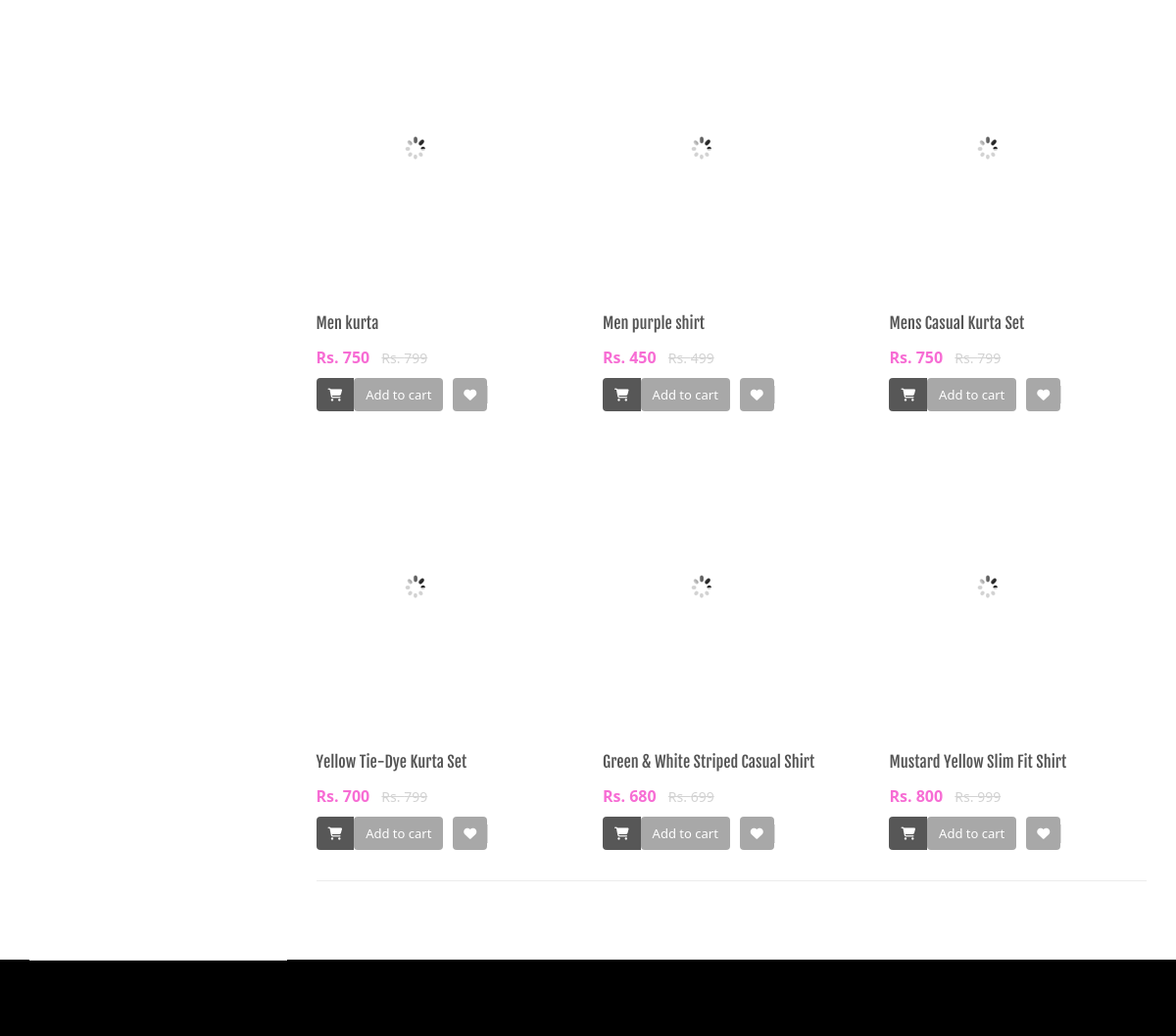
The page /shopping/sub-category.php?scid=28 (middle part) on the database as committed earlier.
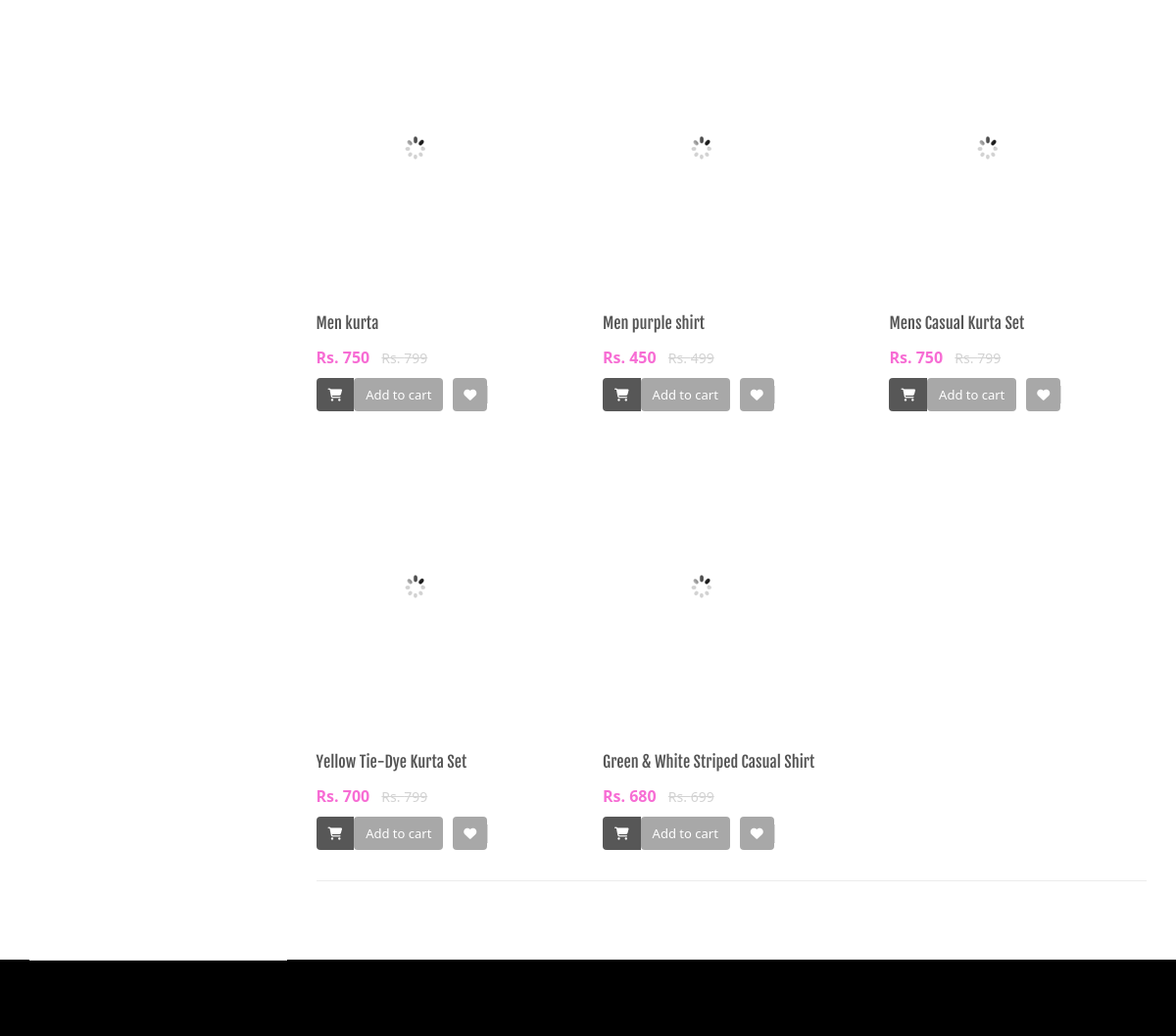
The same page on the database as committed later.
### tables this page shows
CREATE TABLE `products` (
  `id` int(11) NOT NULL,
  `category` int(11) NOT NULL,
  `subCategory` int(11) DEFAULT NULL,
  `productName` varchar(255) DEFAULT NULL,
  `productCompany` varchar(255) DEFAULT NULL,
  `productPrice` int(11) DEFAULT NULL,
  `productPriceBeforeDiscount` int(11) DEFAULT NULL,
  `productDescription` longtext DEFAULT NULL,
  `productImage1` varchar(255) DEFAULT NULL,
  `productImage2` varchar(255) DEFAULT NULL,
  `productImage3` varchar(255) DEFAULT NULL,
  `shippingCharge` int(11) DEFAULT NULL,
  `productAvailability` varchar(255) DEFAULT NULL,
  `postingDate` timestamp NULL DEFAULT current_timestamp(),
  `updationDate` varchar(255) DEFAULT NULL,
  `stock_quantity` int(11) NOT NULL DEFAULT 0
);

### shopping/sub-category.php (the view, shortened to what this page needs)
<?php
include('includes/config.php');
$cid=intval($_GET['scid']);
?>
<!DOCTYPE html>
<html lang="en">
	<head>
	    <link rel="stylesheet" href="assets/css/bootstrap.min.css">
	    <link rel="stylesheet" href="assets/css/main.css">
	    <link rel="stylesheet" href="assets/css/red.css">
	    <link rel="stylesheet" href="assets/css/owl.carousel.css">
		<link rel="stylesheet" href="assets/css/owl.transitions.css">
		<link href="assets/css/lightbox.css" rel="stylesheet">
		<link rel="stylesheet" href="assets/css/animate.min.css">
		<link rel="stylesheet" href="assets/css/rateit.css">
		<link rel="stylesheet" href="assets/css/bootstrap-select.min.css">
		<link rel="stylesheet" href="assets/css/config.css">
		<link href="assets/css/green.css" rel="alternate stylesheet" title="Green color">
		<link href="assets/css/blue.css" rel="alternate stylesheet" title="Blue color">
		<link href="assets/css/red.css" rel="alternate stylesheet" title="Red color">
		<link href="assets/css/orange.css" rel="alternate stylesheet" title="Orange color">
		<link href="assets/css/dark-green.css" rel="alternate stylesheet" title="Darkgreen color">
		<link rel="stylesheet" href="assets/css/font-awesome.min.css">
	</head>
    <body class="cnt-home">
<?php include('includes/main-header.php');?>
<div class="body-content outer-top-xs">
	<div class='container'>
		<div class='row outer-bottom-sm'>
			<div class='col-md-9'>
				<div class="search-result-container">
					<div id="myTabContent" class="tab-content">
						<div class="tab-pane active " id="grid-container">
							<div class="category-product  inner-top-vs">
								<div class="row">
			<?php
$ret=mysqli_query($con,"select * from products where subCategory='$cid'");
$num=mysqli_num_rows($ret);
if($num>0)
{
while ($row=mysqli_fetch_array($ret))
{?>
		<div class="col-sm-6 col-md-4 wow fadeInUp">
			<div class="products">
	<div class="product">
		<div class="product-image">
			<div class="image">
				<a href="product-details.php?pid=<?php echo htmlentities($row['id']);?>"><img  src="assets/images/blank.gif" data-echo="admin/productimages/<?php echo htmlentities($row['id']);?>/<?php echo htmlentities($row['productImage1']);?>" alt="" width="200" height="300"></a>
			</div>
		</div>
		<div class="product-info text-left">
			<h3 class="name"><a href="product-details.php?pid=<?php echo htmlentities($row['id']);?>"><?php echo htmlentities($row['productName']);?></a></h3>
			<div class="product-price">
				<span class="price">
					Rs. <?php echo htmlentities($row['productPrice']);?>			</span>
										     <span class="price-before-discount">Rs. <?php echo htmlentities($row['productPriceBeforeDiscount']);?></span>
			</div>
		</div>
					<div class="cart clearfix animate-effect">
				<div class="action">
					<ul class="list-unstyled">
						<li class="add-cart-button btn-group">
						<?php if($row['productAvailability']=='In Stock'){?>
										<button class="btn btn-primary icon" data-toggle="dropdown" type="button">
								<i class="fa fa-shopping-cart"></i>
							</button>
							<a href="category.php?page=product&action=add&id=<?php echo $row['id']; ?>">
							<button class="btn btn-primary" type="button">Add to cart</button></a>
								<?php } else {?>
							<div class="action" style="color:red">Out of Stock</div>
					<?php } ?>
						</li>
		                <li class="lnk wishlist">
							<a class="add-to-cart" href="category.php?pid=<?php echo htmlentities($row['id'])?>&&action=wishlist" title="Wishlist">
								 <i class="icon fa fa-heart"></i>
							</a>
						</li>
					</ul>
				</div>
			</div>
			</div>
			</div>
		</div>
	  <?php } } else {?>
		<div class="col-sm-6 col-md-4 wow fadeInUp"> <h3>No Product Found</h3>
		</div>
<?php } ?>
										</div>
							</div>
						</div>
				</div>
			</div>
		</div></div>
</div>
</div>
<?php include('includes/footer.php');?>
</body>
</html>

Rows that differ between the two databases and show on the page:
removed products: productName "Mustard Yellow Slim Fit Shirt", productPrice "800", productPriceBeforeDiscount "999"
